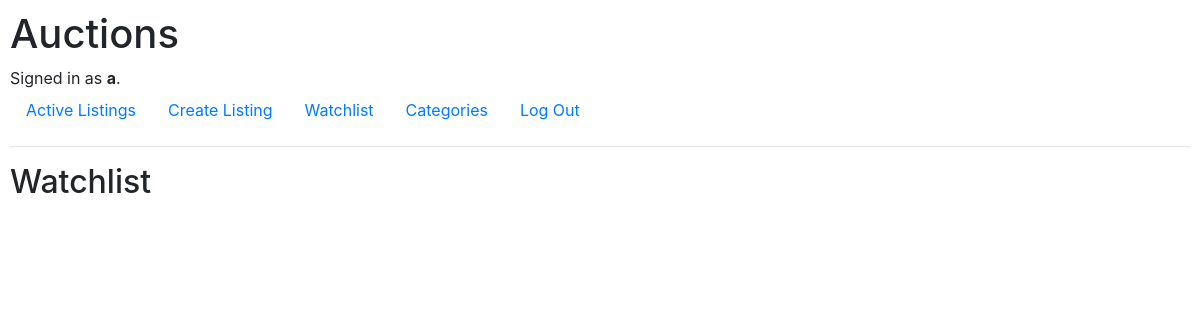
Page /watchlist (signed in) on the earlier database version.
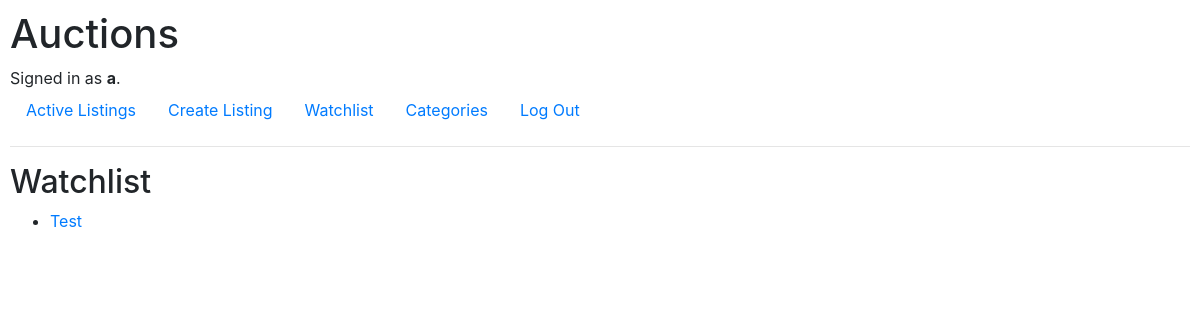
Same page on the later database version.
### auctions/models.py (models this page shows, shortened)
class Watchlist(models.Model):
    item = models.ForeignKey(Listing, on_delete=models.CASCADE)
    user = models.ForeignKey(User, on_delete=models.CASCADE)

class Listing(models.Model):
    item = models.CharField(max_length=64)
    price = models.FloatField()
    currency = models.CharField(max_length=3)
    image = models.ImageField(upload_to="uploads/images", blank=True)
    image_url = models.URLField(blank=True)
    description = models.CharField(max_length=256, blank=True)
    category = models.ForeignKey(Category, on_delete=models.CASCADE)
    created = models.DateTimeField(auto_now=True)
    created_by = models.ForeignKey(User, on_delete=models.CASCADE)

### auctions/views.py (the view)
# urls.py: path("watchlist", views.watchlist, name="watchlist"),
def watchlist(request):
    if request.method == "POST":
        form = WatchlistForm(request.POST)
        if form.is_valid():
            if form.cleaned_data["delete"]:
                Watchlist.objects.filter(
                    item=form.cleaned_data["item"], user=request.user).delete()
            else:
                obj = form.save(commit=False)
                obj.user = request.user
                obj.save()
            return HttpResponseRedirect(reverse("listing", args=[form.cleaned_data["item"].id]))
    else:
        watchlist = Watchlist.objects.filter(user=request.user)
        return render(request, "auctions/watchlist.html", {
            "watchlist": watchlist
        })

### auctions/templates/auctions/watchlist.html
{% extends "auctions/layout.html" %}
{% block body %}
    <h2>Watchlist</h2>
    <ul>
        {% for wl in watchlist %}
        <li><a href="listing/{{ wl.item.id }}">{{ wl.item.item }}</a></li>
        {% endfor %}
    </ul>
{% endblock %}

Differences in the rows shown:
added Watchlist: item.item "Test"
